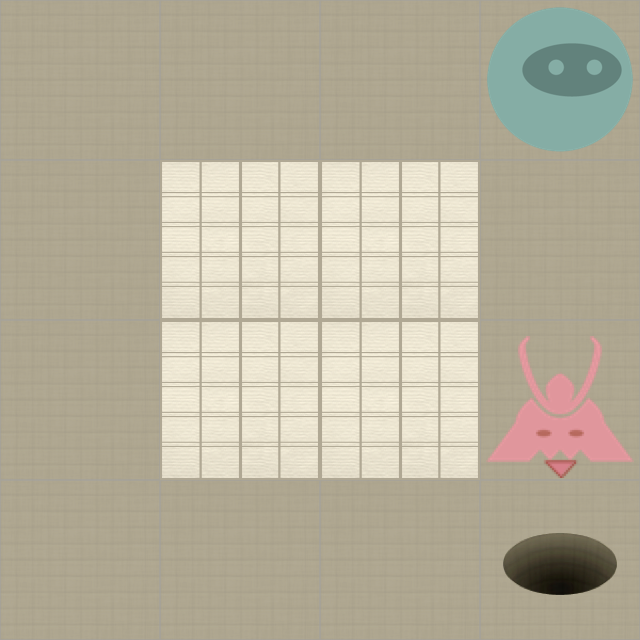

Rendered tile map (Tiled .tmx) drawn with the repository's tilesets; below, a short description and the map source with its tile grids summarised:
An orthogonal 4x4 tile map with 160x160 px tiles, 2 tile layers (Level, Actors).

<map version="1.0" orientation="orthogonal" width="4" height="4" tilewidth="160" tileheight="160">
 <properties>
  <property name="moves" value="9" />
 </properties>
 <tileset firstgid="1" name="tiles" tilewidth="160" tileheight="160" spacing="2" margin="2">
  <image source="tiles-ipadhd.png" width="1024" height="1024" />
  <tile id="0">
   <properties>
    <property name="actor" value="exit" />
   </properties>
  </tile>
  <tile id="2">
   <properties>
    <property name="actor" value="guard" />
    <property name="direction" value="down" />
   </properties>
  </tile>
  <tile id="3">
   <properties>
    <property name="actor" value="guard" />
    <property name="direction" value="left" />
   </properties>
  </tile>
  <tile id="4">
   <properties>
    <property name="actor" value="guard" />
    <property name="direction" value="right" />
   </properties>
  </tile>
  <tile id="5">
   <properties>
    <property name="actor" value="guard" />
    <property name="direction" value="up" />
   </properties>
  </tile>
  <tile id="7">
   <properties>
    <property name="actor" value="player" />
   </properties>
  </tile>
  <tile id="8">
   <properties>
    <property name="actor" value="scroll" />
   </properties>
  </tile>
  <tile id="9">
   <properties>
    <property name="wall" value="1" />
   </properties>
  </tile>
 </tileset>
 <layer name="Level" width="4" height="4">
  <data>[16 cells, 16 non-empty, 2 distinct tile ids]</data>
 </layer>
 <layer name="Actors" width="4" height="4">
  <data>[16 cells, 3 non-empty, 3 distinct tile ids]</data>
 </layer>
</map>
